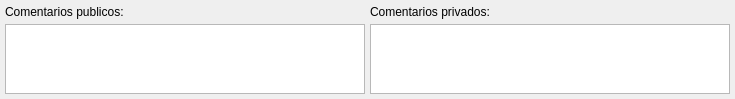
     <widget class="QWidget" name="tab3_2" >
      <property name="geometry" >
       <rect>
        <x>0</x>
        <y>0</y>
        <width>735</width>
        <height>96</height>
       </rect>
      </property>
      <attribute name="title" >
       <string>Comentario&amp;s</string>
      </attribute>
      <layout class="QGridLayout" name="_4" >
       <property name="margin" >
        <number>5</number>
       </property>
       <property name="spacing" >
        <number>5</number>
       </property>
       <item row="0" column="0" >
        <widget class="QLabel" name="label8_2" >
         <property name="text" >
          <string>Comentarios publicos:</string>
         </property>
        </widget>
       </item>
       <item row="0" column="1" >
        <widget class="QLabel" name="label9_2" >
         <property name="text" >
          <string>Comentarios privados:</string>
         </property>
        </widget>
       </item>
       <item row="1" column="1" >
        <widget class="QTextEdit" name="mui_comentprivalbaran_2" >
         <property name="sizePolicy" >
          <sizepolicy vsizetype="Preferred" hsizetype="Expanding" >
           <horstretch>0</horstretch>
           <verstretch>0</verstretch>
          </sizepolicy>
         </property>
        </widget>
       </item>
       <item row="1" column="0" >
        <widget class="QTextEdit" name="mui_comentalbaran_2" >
         <property name="sizePolicy" >
          <sizepolicy vsizetype="Preferred" hsizetype="Expanding" >
           <horstretch>0</horstretch>
           <verstretch>0</verstretch>
          </sizepolicy>
         </property>
        </widget>
       </item>
      </layout>
     </widget>
